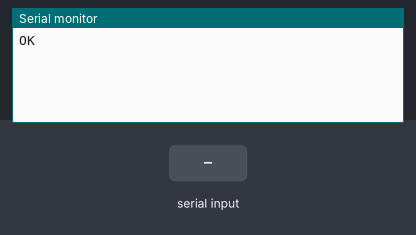
Simulated run of this sketch. Board: Arduino Uno, built with avr-gcc and run on an emulated ATmega328P. On the bench: the last lines printed to the serial monitor. The inputs (shaded band) are chosen by the test bench. The modem accepts every AT command (registered, SIM ready, sends succeed) and sends nothing else.

Above: at 1.2 s.
1.3 s: "1" received over the second serial link
At 2.5 s:
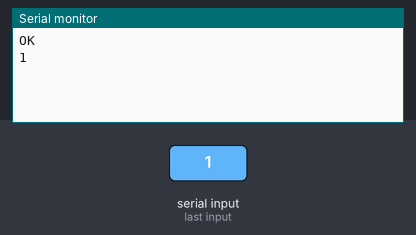
2.8 s: "0" received over the second serial link
At 3.6 s:
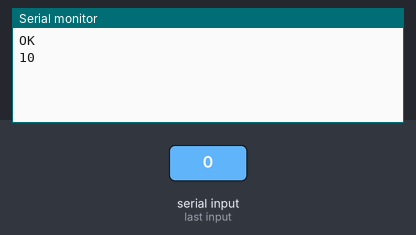

Measured:
- after the input at 1.3 s, the serial monitor: prints a new line at once (image 1)
- after the input at 2.8 s, the serial monitor: prints a new line at once (image 2)

The sketch:

esp8266_echo.ino
```cpp
//http://www.arduino.cn/thread-11019-1-1.html
/**

  AT+GMR
  AT version:0.40.0.0(Aug  8 2014 14:45:58)
  SDK versioo:1.3-TCB.54
*/
#include <SoftwareSerial.h>
#define SPEED 9600
#define SPEED 115200

SoftwareSerial WIFISerial(8, 9); // RX, TX

void setup()
{
  Serial.begin(SPEED);
  WIFISerial.begin(SPEED);

  WIFISerial.println("AT+GMR\r\n");
}

void loop() {
  if (WIFISerial.available()) {
    Serial.write(WIFISerial.read());
  }

  if (Serial.available()) {
    WIFISerial.write(Serial.read());
  }
}
```
